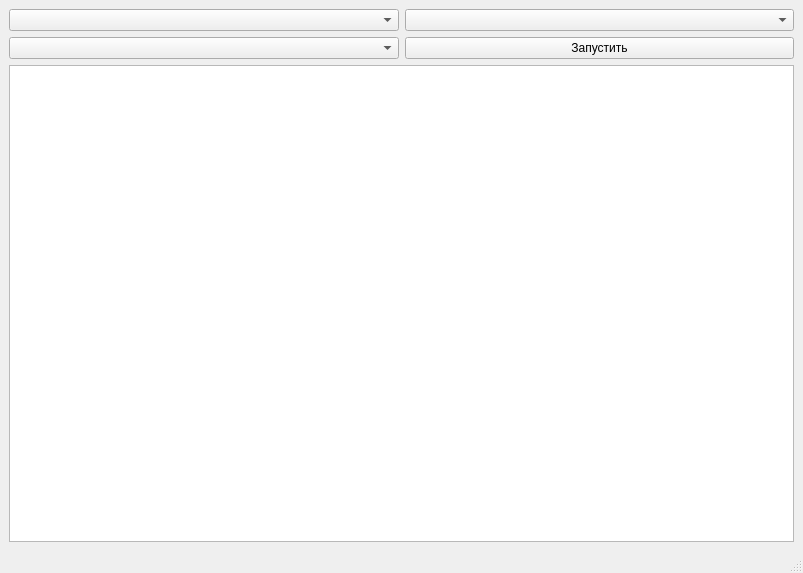
<?xml version="1.0" encoding="UTF-8"?>
<ui version="4.0">
 <class>MainWindow</class>
 <widget class="QMainWindow" name="MainWindow">
  <property name="geometry">
   <rect>
    <x>0</x>
    <y>0</y>
    <width>803</width>
    <height>573</height>
   </rect>
  </property>
  <property name="windowTitle">
   <string>MainWindow</string>
  </property>
  <widget class="QWidget" name="centralwidget">
   <layout class="QHBoxLayout" name="horizontalLayout_7">
    <item>
     <layout class="QVBoxLayout" name="verticalLayout_2">
      <item>
       <layout class="QHBoxLayout" name="horizontalLayout">
        <item>
         <widget class="QComboBox" name="comboBox"/>
        </item>
        <item>
         <widget class="QComboBox" name="comboBox_2"/>
        </item>
       </layout>
      </item>
      <item>
       <layout class="QHBoxLayout" name="horizontalLayout_6">
        <item>
         <widget class="QComboBox" name="comboBox_3"/>
        </item>
        <item>
         <widget class="QPushButton" name="pushButton">
          <property name="text">
           <string>Запустить</string>
          </property>
         </widget>
        </item>
       </layout>
      </item>
      <item>
       <widget class="QTextBrowser" name="textBrowser"/>
      </item>
     </layout>
    </item>
   </layout>
  </widget>
  <widget class="QStatusBar" name="statusbar"/>
 </widget>
 <resources/>
 <connections/>
</ui>
